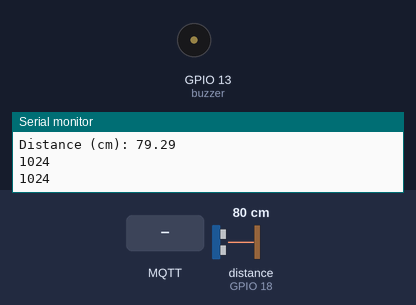
Recording of a sketch running on a simulated ESP32. Shown: buzzer (waves = sounding), the last lines printed to the serial monitor. Wiring (inferred from the names in the program): ultrasonic range finder: trigger GPIO 5; echo GPIO 18. Inputs (shaded band) come from the test bench; at power-on: distance to the obstacle (sensor on GPIO 18) 80 cm. The echo pulse lasts 58.3 µs per cm; WiFi joins after 1.5 s; servers stay silent unless stated; the local clock reads 2024-03-15 10:24:30 at power-on unless the sketch sets it; EEPROM starts erased; no MQTT or app messages arrive unless stated.

Above: at 4.7 s.
4.8 s: MQTT message "A" arrives on the first subscribed topic
At 4.97 s:
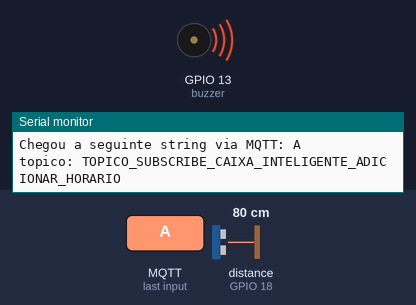
6.5 s: MQTT message "STATUS ALARME" arrives on the first subscribed topic
8.0 s: MQTT message "5" arrives on the first subscribed topic
Timing chart, 0 to 11.0 s (numbered marks = the images above; inputs shaded):
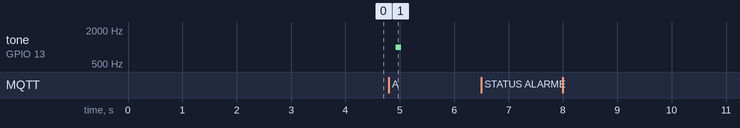

Measured:
- after the input at 4.8 s, tone on GPIO 13 (buzzer): silent → 1000 Hz after 0.12 s, → silent 0.11 s later

The sketch:

CaixaInteligente_esp.ino
```cpp
#include <arduino.h>
#include <WiFi.h>
#include <PubSubClient.h>
#include <ESP32Servo.h>  //Biblioteca utilizada
#include <EEPROM.h>
#include "time.h"

#define SOUND_SPEED 0.034
#define CM_TO_INCH 0.393701

int quantidade = 8;
int registradorQuantiadade = 0;
int buz=0;
const int buzzer = 13;
bool AlarmeAtivado = false;
bool match = false;
int address = 0; // Endereço de memória para armazenar os dados

long duration;
float distanceCm;
float distanceInch;

const int trigPin = 5;
const int echoPin = 18;

const char* ntpServer = "pool.ntp.org";
const long  gmtOffset_sec = 0;

//nao esqueca de ajustar o fuso
const int   daylightOffset_sec = -3600*3;

////////////////////////////////////////////////////////////////////////////////////////////////////////
/* Definicoes para o MQTT */
#define TOPICO_PUBLISH_CAIXA_INTELIGENTE_ADICIONAR_HORARIO "TOPICO_PUBLISH_CAIXA_INTELIGENTE_ADICIONAR_HORARIO"
#define TOPICO_SUBSCRIBE_CAIXA_INTELIGENTE_ADICIONAR_HORARIO "TOPICO_SUBSCRIBE_CAIXA_INTELIGENTE_ADICIONAR_HORARIO"
#define TOPICO_PUBLISH_CAIXA_INTELIGENTE_REMOVER_HORARIO "TOPICO_PUBLISH_CAIXA_INTELIGENTE_REMOVER_HORARIO"
#define TOPICO_SUBSCRIBE_CAIXA_INTELIGENTE_REMOVER_HORARIO "TOPICO_SUBSCRIBE_CAIXA_INTELIGENTE_REMOVER_HORARIO"
#define TOPICO_SUBSCRIBE_CAIXA_INTELIGENTE_STATUS_ALARME "TOPICO_SUBSCRIBE_CAIXA_INTELIGENTE_STATUS_ALARME"
#define TOPICO_SUBSCRIBE_CAIXA_INTELIGENTE_ESP "TOPICO_SUBSCRIBE_CAIXA_INTELIGENTE_ESP"
#define TOPICO_SUBSCRIBE_CAIXA_INTELIGENTE_ANDROID "TOPICO_SUBSCRIBE_CAIXA_INTELIGENTE_ANDROID"
#define ID_MQTT  "049ddd24-f13a-45a2-8e1d-bf77455fe3b3"     //id mqtt (para identificação de sessão)
//#define ID_MQTT  "mqttdash-ea4e25ea"
////////////////////////////////////////////////////////////////////////////////////////////////////////

const char* SSID     = "NOME_DA_REDE"; // SSID / nome da rede WI-FI que deseja se conectar
const char* PASSWORD = "SENHA_DA_REDE"; // Senha da rede WI-FI que deseja se conectar

const char* BROKER_MQTT = "test.mosquitto.org";
int BROKER_PORT = 1883; // Porta do Broker MQTT

//Variáveis e objetos globais
WiFiClient espClient; // Cria o objeto espClient
PubSubClient MQTT(espClient); // Instancia o Cliente MQTT passando o objeto espClient


/* Prototypes */
void initWiFi(void);
void initMQTT(void);
void mqtt_callback(char* topic, byte* payload, unsigned int length);
void reconnectMQTT(void);
void reconnectWiFi(void);
void VerificaConexoesWiFIEMQTT(void);

/*
   Implementações
*/

/* Função: inicializa e conecta-se na rede WI-FI desejada
   Parâmetros: nenhum
   Retorno: nenhum
*/
void initWiFi(void)
{
  delay(10);
  Serial.println("------Conexao WI-FI------");
  Serial.print("Conectando-se na rede: ");
  Serial.println(SSID);
  Serial.println("Aguarde");

  reconnectWiFi();
}


/* Função: inicializa parâmetros de conexão MQTT(endereço do
           broker, porta e seta função de callback)
   Parâmetros: nenhum
   Retorno: nenhum
*/
void initMQTT(void)
{
  MQTT.setServer(BROKER_MQTT, BROKER_PORT);   //informa qual broker e porta deve ser conectado
  MQTT.setCallback(mqtt_callback);            //atribui função de callback (função chamada quando qualquer informação de um dos tópicos subescritos chega)
}

/* Função: função de callback
           esta função é chamada toda vez que uma informação de
           um dos tópicos subescritos chega)
   Parâmetros: nenhum
   Retorno: nenhum
*/

void mqtt_callback(char* topic, byte* payload, unsigned int length)
{
  String msg;
  /* obtem a string do payload recebido */
  for (int i = 0; i < length; i++)
  {
    char c = (char)payload[i];
    msg += c;
  }

  Serial.print("Chegou a seguinte string via MQTT: ");
  Serial.println(msg);
  Serial.print("topico: ");
  Serial.println(topic);

  /* toma ação dependendo da string recebida */
   if(msg == "STATUS ALARME"){
    //se alarme está ativado
     if(AlarmeAtivado == true)
     MQTT.publish(TOPICO_SUBSCRIBE_CAIXA_INTELIGENTE_ANDROID, "Alarme Ativado");
     //se alarme está desativado
     else
     MQTT.publish(TOPICO_SUBSCRIBE_CAIXA_INTELIGENTE_ANDROID, "Alarme Desativado");
  }
  else if(msg == "A"){
    //se alarme está ativado
    if(AlarmeAtivado == true){
    noTone(buzzer);
    AlarmeAtivado = false;
    MQTT.publish(TOPICO_SUBSCRIBE_CAIXA_INTELIGENTE_ANDROID, "Alarme Desativado");
    }
    //se alarme está desativado
    else{
    tone(buzzer,1000);
    AlarmeAtivado = true;
    MQTT.publish(TOPICO_SUBSCRIBE_CAIXA_INTELIGENTE_ANDROID, "Alarme Ativado");
    }
  }
  //METODO DE ADIÇÃO DE HORARIO
  else if(msg[0] == 'H'){

    String valor;
    int data = 0; // Dado a ser armazenado

    //Separa a string
    for(int i =1; msg[i] != '\0'; i++){
      char c = msg[i];
      valor += c;
    }

    //Converte string para int
    data = valor.toInt();

    Serial.println(data);

    //grava a string
    EEPROM.writeInt(quantidade, data); // Grava o dado na memória flash
    quantidade += 8;
    EEPROM.writeInt(registradorQuantiadade, quantidade);
    EEPROM.commit();

    Serial.println(quantidade);

    //Parte que ler os dados
    int retrievedData = EEPROM.readInt(quantidade-8); // Lê o dado armazenado na memória flash
    char temp[16];
    itoa(retrievedData, temp, 10);
    MQTT.publish(TOPICO_SUBSCRIBE_CAIXA_INTELIGENTE_ADICIONAR_HORARIO, temp);
  }
  //METODO DE EXCLUSÃO DE HORARIO
  else if(msg[0] =='R'){

    String valor;
    int data = 0; // Dado a ser armazenado

    //Separa a string
    for(int i =1; msg[i] != '\0'; i++){
      char c = msg[i];
      valor += c;
    }

    //Converte string para int
    data = valor.toInt();

    int numeroRegistros = EEPROM.readInt(registradorQuantiadade);
    //Excluir o valor da memoria
    for(int i=8;i<numeroRegistros;i+=8){
      int retrievedData = EEPROM.readInt(i); // Lê o dado armazenado na memória flash

      if(retrievedData == data){
        char temp[16];
        itoa(retrievedData, temp, 10);
        MQTT.publish(TOPICO_SUBSCRIBE_CAIXA_INTELIGENTE_REMOVER_HORARIO, temp);
        EEPROM.writeInt(i, 0); // Grava o dado na memória flash //trabalha com octual????
        EEPROM.commit();
      }
    }

  }
  else if(msg[0]=='G'){

    int numeroRegistros = EEPROM.readInt(registradorQuantiadade);
      for(int i=8;i<numeroRegistros; i+=8){
            int retrievedData = EEPROM.readInt(i); // Lê o dado armazenado na memória flash
            if(retrievedData != 0){
            char temp[16];
            itoa(retrievedData, temp, 10);
            MQTT.publish(TOPICO_SUBSCRIBE_CAIXA_INTELIGENTE_ESP, temp);
            }
      }
  }

  }
/* Função: reconecta-se ao broker MQTT (caso ainda não esteja conectado ou em caso de a conexão cair)
           em caso de sucesso na conexão ou reconexão, o subscribe dos tópicos é refeito.
   Parâmetros: nenhum
   Retorno: nenhum
*/
void reconnectMQTT(void)
{
  while (!MQTT.connected())
  {
    Serial.print("* Tentando se conectar ao Broker MQTT: ");
    Serial.println(BROKER_MQTT);
    if (MQTT.connect(ID_MQTT))
    {
      Serial.println("Conectado com sucesso ao broker MQTT!");
      MQTT.subscribe(TOPICO_SUBSCRIBE_CAIXA_INTELIGENTE_ADICIONAR_HORARIO);
      MQTT.subscribe(TOPICO_SUBSCRIBE_CAIXA_INTELIGENTE_REMOVER_HORARIO);
      MQTT.subscribe(TOPICO_SUBSCRIBE_CAIXA_INTELIGENTE_STATUS_ALARME);
      MQTT.subscribe(TOPICO_SUBSCRIBE_CAIXA_INTELIGENTE_ESP);
    }
    else
    {
      Serial.println("Falha ao reconectar no broker.");
      Serial.println("Havera nova tentatica de conexao em 2s");
      delay(2000);
    }
  }
}

/* Função: verifica o estado das conexões WiFI e ao broker MQTT.
           Em caso de desconexão (qualquer uma das duas), a conexão
           é refeita.
   Parâmetros: nenhum
   Retorno: nenhum
*/
void VerificaConexoesWiFIEMQTT(void)
{
  if (!MQTT.connected())
    reconnectMQTT(); //se não há conexão com o Broker, a conexão é refeita

  reconnectWiFi(); //se não há conexão com o WiFI, a conexão é refeita
}

/* Função: reconecta-se ao WiFi
   Parâmetros: nenhum
   Retorno: nenhum
*/
void reconnectWiFi(void)
{
  //se já está conectado a rede WI-FI, nada é feito.
  //Caso contrário, são efetuadas tentativas de conexão
  if (WiFi.status() == WL_CONNECTED)
    return;

  WiFi.begin(SSID, PASSWORD); // Conecta na rede WI-FI

  while (WiFi.status() != WL_CONNECTED)
  {
    delay(100);
    Serial.print(".");
  }

  configTime(gmtOffset_sec, daylightOffset_sec, ntpServer);

  Serial.println();
  Serial.print("Conectado com sucesso na rede ");
  Serial.print(SSID);
  Serial.println("\nIP obtido: ");
  Serial.println(WiFi.localIP());

  configTime(gmtOffset_sec, daylightOffset_sec, ntpServer);
  printLocalTime();
}


void printLocalTime()
{
  struct tm timeinfo;
  if(!getLocalTime(&timeinfo)){
    Serial.println("Falha ao obter a hora");
    return;
  }
  Serial.println(&timeinfo, "%H%M");
}


String getLocalTime()
{
  struct tm timeinfo;
  if(!getLocalTime(&timeinfo)){
    Serial.println("Falha ao obter a hora");
    return "";
  }
  String tempo;
  char horaminuto[5];
  strftime(horaminuto,5, "%H%M", &timeinfo);

  for(int i =0; horaminuto[i] != '\0'; i++){
  char c = horaminuto[i];
  tempo += c;
  }
  return tempo;
}


void setup() {
  Serial.begin(9600); //Enviar e receber dados em 9600 baud
  delay(1000);
  Serial.println("Disciplina IoT2: acesso a nuvem via ESP32");
  delay(1000);
  randomSeed(analogRead(0));
  pinMode(buzzer,OUTPUT);
  /* Inicializa a conexao wi-fi */
  initWiFi();

  /* Inicializa a conexao ao broker MQTT */
  initMQTT();

  EEPROM.begin(512); // Inicializa a EEPROM com tamanho de 512 bytes

  pinMode(trigPin, OUTPUT); // Sets the trigPin as an Output
  pinMode(echoPin, INPUT); // Sets the echoPin as an Input

}

// the loop function runs over and over again forever
void loop() {

  // Clears the trigPin
  digitalWrite(trigPin, LOW);
  delayMicroseconds(2);
  // Sets the trigPin on HIGH state for 10 micro seconds
  digitalWrite(trigPin, HIGH);
  delayMicroseconds(10);
  digitalWrite(trigPin, LOW);

  // Reads the echoPin, returns the sound wave travel time in microseconds
  duration = pulseIn(echoPin, HIGH);

  // Calculate the distance
  distanceCm = duration * SOUND_SPEED/2;

  Serial.print("Distance (cm): ");
  Serial.println(distanceCm);

  String tempo;
  tempo = getLocalTime();
  Serial.println(tempo);
  int TempoInt = tempo.toInt();
  Serial.println(TempoInt);

  int numeroRegistros = EEPROM.readInt(registradorQuantiadade);

  //Faz uma busca na memoria para verificar se algum dos horarios adicionados é igual ao horario atual e se for, é ativado o alarme
  for(int i=8;i<numeroRegistros; i+=8){

    int retrievedData = EEPROM.readInt(i); // Lê o dado armazenado na memória flash
    if(retrievedData != 0 && TempoInt == retrievedData && AlarmeAtivado == false){

      EEPROM.writeInt(i, 0); // Grava o dado na memória flash
      EEPROM.commit();
      tone(buzzer,1000);
      AlarmeAtivado = true;
      MQTT.publish(TOPICO_SUBSCRIBE_CAIXA_INTELIGENTE_ANDROID, "Alarme Ativado");
    }


  }

  //Se o alrme estiver ativo e o medicamento for retirado da caixa, o alarme é desligado
  if(AlarmeAtivado == true){
    if(distanceCm > 5){
      noTone(buzzer);
      AlarmeAtivado = false;
      MQTT.publish(TOPICO_SUBSCRIBE_CAIXA_INTELIGENTE_ANDROID, "Alarme Desativado");
    }
  }

/* garante funcionamento das conexões WiFi e ao broker MQTT */
  VerificaConexoesWiFIEMQTT();
  /* keep-alive da comunicação com broker MQTT */
  MQTT.loop();
  delay(100);
}
```
